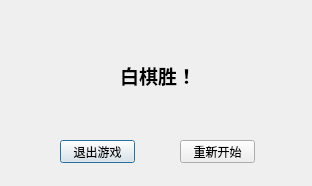
<?xml version="1.0" encoding="UTF-8"?>
<ui version="4.0">
 <class>win_result_show</class>
 <widget class="QDialog" name="win_result_show">
  <property name="geometry">
   <rect>
    <x>0</x>
    <y>0</y>
    <width>312</width>
    <height>186</height>
   </rect>
  </property>
  <property name="windowTitle">
   <string>Dialog</string>
  </property>
  <widget class="QPushButton" name="Quitgame">
   <property name="geometry">
    <rect>
     <x>60</x>
     <y>140</y>
     <width>75</width>
     <height>23</height>
    </rect>
   </property>
   <property name="text">
    <string>退出游戏</string>
   </property>
  </widget>
  <widget class="QPushButton" name="Restart">
   <property name="geometry">
    <rect>
     <x>180</x>
     <y>140</y>
     <width>75</width>
     <height>23</height>
    </rect>
   </property>
   <property name="text">
    <string>重新开始</string>
   </property>
  </widget>
  <widget class="QLabel" name="label">
   <property name="geometry">
    <rect>
     <x>120</x>
     <y>50</y>
     <width>91</width>
     <height>51</height>
    </rect>
   </property>
   <property name="text">
    <string>&lt;html&gt;&lt;head/&gt;&lt;body&gt;&lt;p&gt;&lt;span style=&quot; font-size:14pt; font-weight:600;&quot;&gt;白棋胜！&lt;/span&gt;&lt;/p&gt;&lt;/body&gt;&lt;/html&gt;</string>
   </property>
  </widget>
 </widget>
 <resources/>
 <connections/>
</ui>
